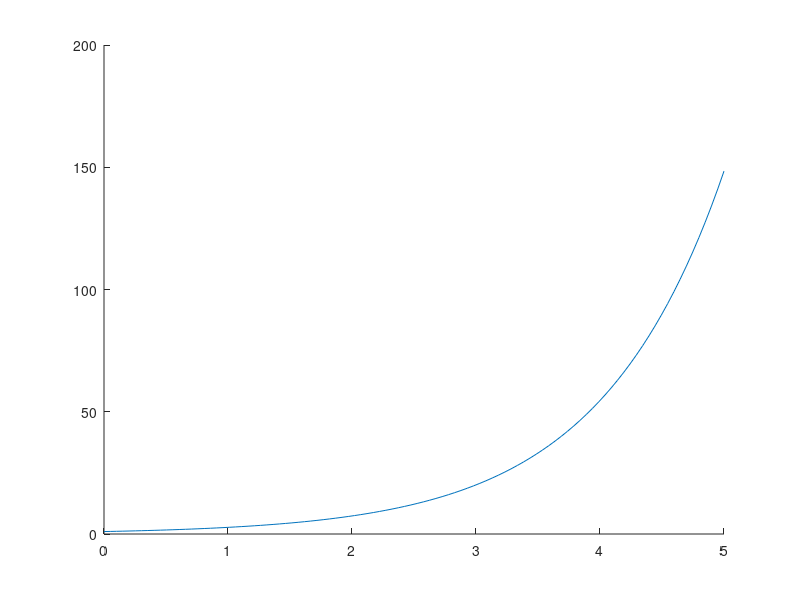

The MATLAB script that drew this image: (Note: this script raises an error after producing the figure.)
x = linspace(0, 5);
hold on;
plot(x, exp(x));
for j = 1 : 5
    plot(x, prob5func(x, 2^(j-1)));
end

%{
Question 6
%}
tol = 0.0001;
n = 0;
result = (4^(n + 1))/factorial(3*n + 1);
result0 = 0;
error = 1;
while error > tol
    result = result + (4^(n + 1))/factorial(3*n + 1);
    error = abs(result - result0);
    result0 = result;
    n = n + 1;
end

%{
Question 7
%}
m = 0;
rtol = 0.001;
rerror = 1;
result = (4^(m + 1))/factorial(3*m + 1);
result0 = 0;
while rerror > rtol
    result = result + (4^(m + 1))/factorial(3*m + 1);
    rerror = abs((result - result0)/result);
    result0 = result;
    m = m + 1;
end

%{
Question 8
%}
